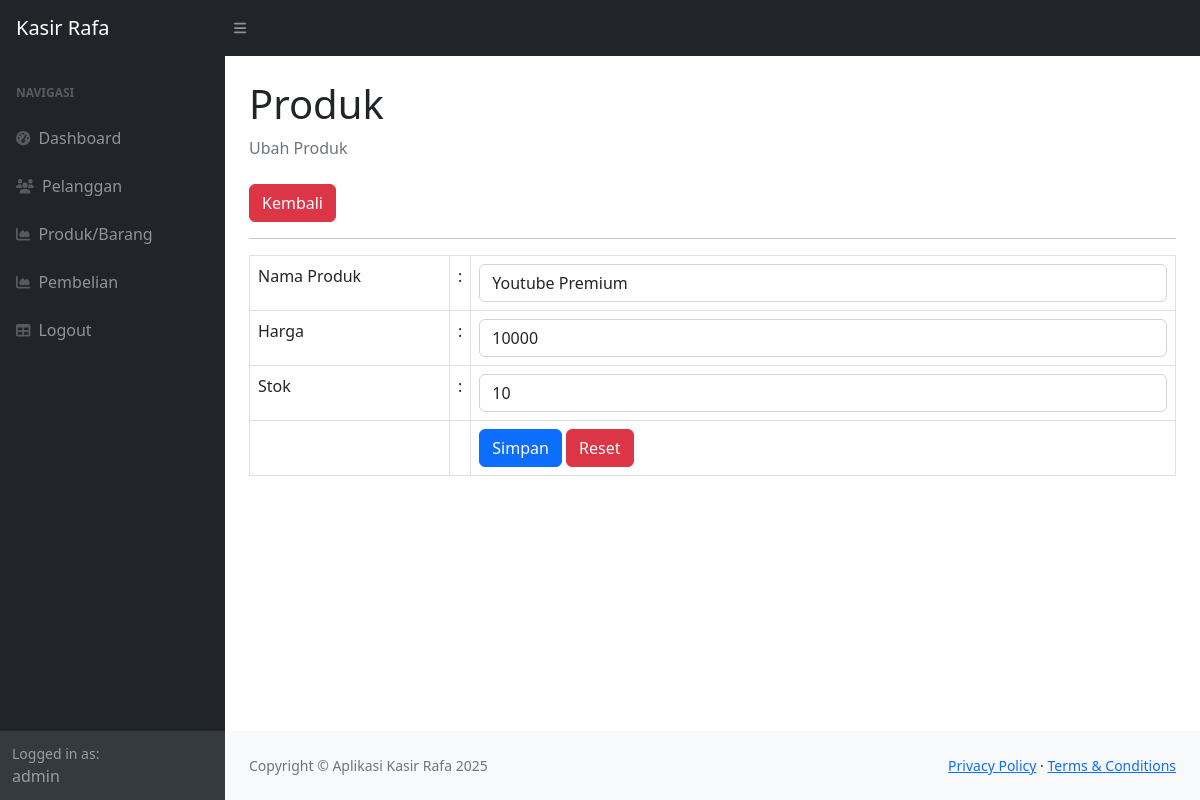
The app's page /index.php?page=produk_ubah&id=5 (signed in), older data.
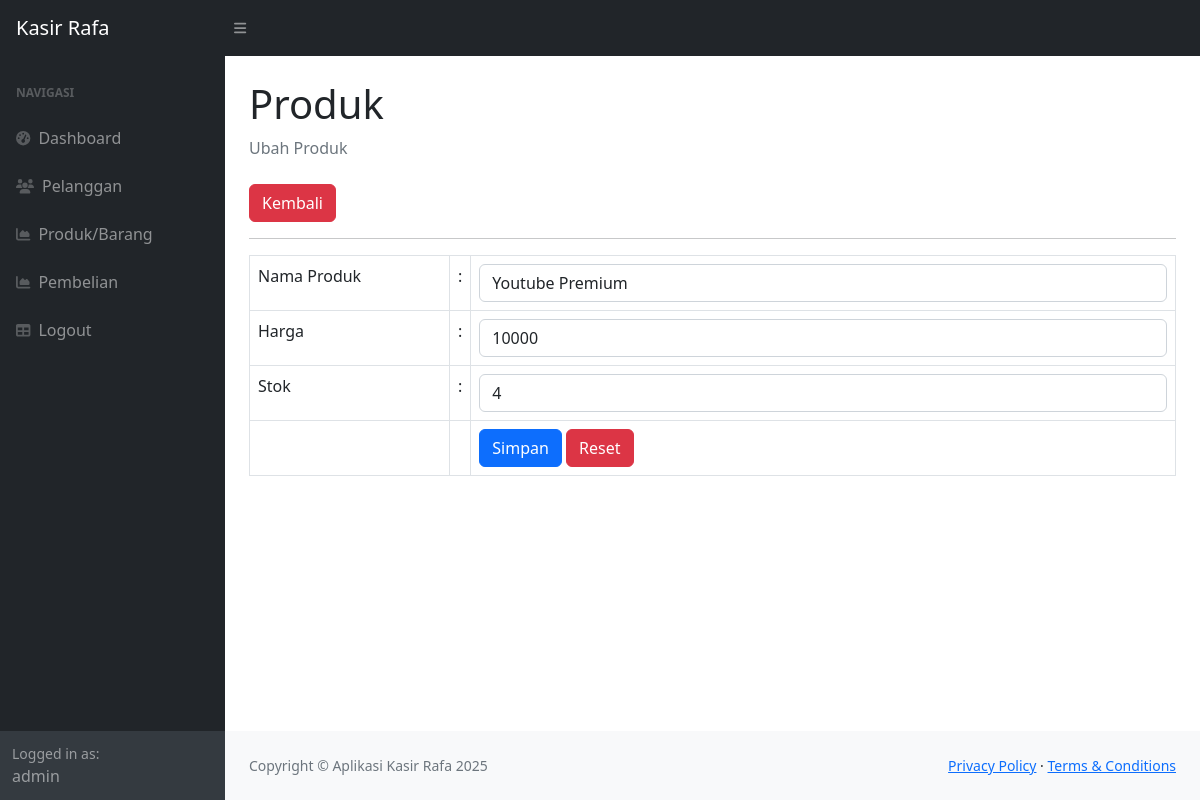
The same page, newer data.
### tables this page shows
CREATE TABLE `produk` (
  `id_produk` int(11) NOT NULL,
  `nama_produk` varchar(255) DEFAULT NULL,
  `harga` int(11) DEFAULT NULL,
  `stok` int(11) DEFAULT NULL
);

### produk_ubah.php (the view, shortened to what this page needs)
<?php
    $id = $_GET['id'];
    $query = mysqli_query($koneksi, "SELECT*FROM produk WHERE id_produk = '$id'");
    $data = mysqli_fetch_array($query);
?>
<div class="container-fluid px-4">
    <h1 class="mt-4">Produk</h1>
    <ol class="breadcrumb mb-4">
        <li class="breadcrumb-item active">Ubah Produk</li>
    </ol>
    <a href="?page=produk" class="btn btn-danger">Kembali</a>
    <hr>
    <form method="post">
        <table class="table table-bordered">
            <tr>
                <td width="200">Nama Produk</td>
                <td width="1">:</td>
                <td><input class="form-control" value="<?php echo $data['nama_produk']; ?>" type="text" name="nama_produk"></td>
            </tr>
            <tr>
                <td>Harga</td>
                <td>:</td>
                <td>
                    <input class="form-control"  value="<?php echo $data['harga']; ?>" type="number" step="0" name="harga">
                </td>
            </tr>
            <tr>
                <td>Stok</td>
                <td>:</td>
                <td>
                    <input class="form-control"  value="<?php echo $data['stok']; ?>" type="number" step="0" name="stok">
                </td>
            </tr>
            <tr>
                <td></td>
                <td></td>
                <td>
                    <button type="submit" class="btn btn-primary">Simpan</button>
                    <button type="reset" class="btn btn-danger">Reset</button>
                </td>
            </tr>
        </table>
    </form>
</div>

Row changes from the older to the newer data that the page shows:
changed produk "Youtube Premium": stok "10" → "4"
